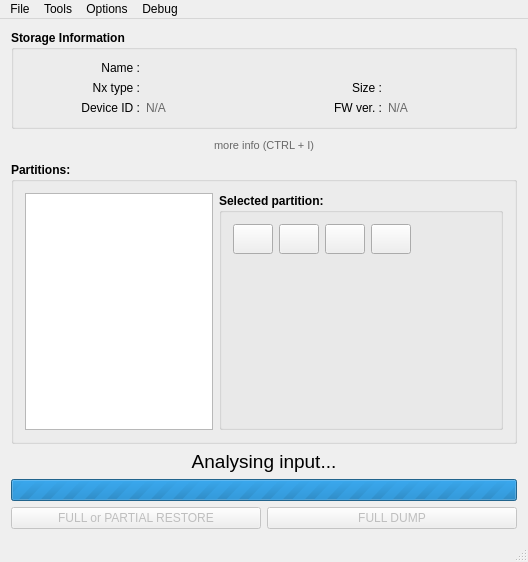
<?xml version="1.0" encoding="UTF-8"?>
<ui version="4.0">
 <class>MainWindow</class>
 <widget class="QMainWindow" name="MainWindow">
  <property name="geometry">
   <rect>
    <x>0</x>
    <y>0</y>
    <width>528</width>
    <height>562</height>
   </rect>
  </property>
  <property name="sizePolicy">
   <sizepolicy hsizetype="Preferred" vsizetype="Preferred">
    <horstretch>0</horstretch>
    <verstretch>0</verstretch>
   </sizepolicy>
  </property>
  <property name="minimumSize">
   <size>
    <width>300</width>
    <height>0</height>
   </size>
  </property>
  <property name="focusPolicy">
   <enum>Qt::NoFocus</enum>
  </property>
  <property name="windowTitle">
   <string> NxNandManager v5.50 by eliboa</string>
  </property>
  <property name="windowIcon">
   <iconset resource="application.qrc">
    <normaloff>:/images/logo.png</normaloff>:/images/logo.png</iconset>
  </property>
  <property name="locale">
   <locale language="English" country="UnitedStates"/>
  </property>
  <widget class="QWidget" name="centralWidget">
   <layout class="QVBoxLayout" name="verticalLayout">
    <item>
     <widget class="QGroupBox" name="groupBox">
      <property name="maximumSize">
       <size>
        <width>16777215</width>
        <height>100</height>
       </size>
      </property>
      <property name="font">
       <font>
        <weight>75</weight>
        <bold>true</bold>
       </font>
      </property>
      <property name="title">
       <string>Storage Information</string>
      </property>
      <property name="flat">
       <bool>false</bool>
      </property>
      <layout class="QGridLayout" name="gridLayout">
       <item row="0" column="0">
        <widget class="QLabel" name="filedisk_label">
         <property name="palette">
          <palette>
           <active>
            <colorrole role="WindowText">
             <brush brushstyle="SolidPattern">
              <color alpha="255">
               <red>0</red>
               <green>0</green>
               <blue>0</blue>
              </color>
             </brush>
            </colorrole>
            <colorrole role="Text">
             <brush brushstyle="SolidPattern">
              <color alpha="255">
               <red>104</red>
               <green>104</green>
               <blue>104</blue>
              </color>
             </brush>
            </colorrole>
            <colorrole role="PlaceholderText">
             <brush brushstyle="SolidPattern">
              <color alpha="128">
               <red>104</red>
               <green>104</green>
               <blue>104</blue>
              </color>
             </brush>
            </colorrole>
           </active>
           <inactive>
            <colorrole role="WindowText">
             <brush brushstyle="SolidPattern">
              <color alpha="255">
               <red>0</red>
               <green>0</green>
               <blue>0</blue>
              </color>
             </brush>
            </colorrole>
            <colorrole role="Text">
             <brush brushstyle="SolidPattern">
              <color alpha="255">
               <red>104</red>
               <green>104</green>
               <blue>104</blue>
              </color>
             </brush>
            </colorrole>
            <colorrole role="PlaceholderText">
             <brush brushstyle="SolidPattern">
              <color alpha="128">
               <red>104</red>
               <green>104</green>
               <blue>104</blue>
              </color>
             </brush>
            </colorrole>
           </inactive>
           <disabled>
            <colorrole role="WindowText">
             <brush brushstyle="SolidPattern">
              <color alpha="255">
               <red>120</red>
               <green>120</green>
               <blue>120</blue>
              </color>
             </brush>
            </colorrole>
            <colorrole role="Text">
             <brush brushstyle="SolidPattern">
              <color alpha="255">
               <red>120</red>
               <green>120</green>
               <blue>120</blue>
              </color>
             </brush>
            </colorrole>
            <colorrole role="PlaceholderText">
             <brush brushstyle="SolidPattern">
              <color alpha="128">
               <red>0</red>
               <green>0</green>
               <blue>0</blue>
              </color>
             </brush>
            </colorrole>
           </disabled>
          </palette>
         </property>
         <property name="font">
          <font>
           <weight>50</weight>
           <bold>false</bold>
          </font>
         </property>
         <property name="text">
          <string>Name :</string>
         </property>
         <property name="alignment">
          <set>Qt::AlignRight|Qt::AlignTrailing|Qt::AlignVCenter</set>
         </property>
        </widget>
       </item>
       <item row="0" column="1" colspan="3">
        <widget class="QLabel" name="filedisk_value">
         <property name="palette">
          <palette>
           <active>
            <colorrole role="WindowText">
             <brush brushstyle="SolidPattern">
              <color alpha="255">
               <red>104</red>
               <green>104</green>
               <blue>104</blue>
              </color>
             </brush>
            </colorrole>
           </active>
           <inactive>
            <colorrole role="WindowText">
             <brush brushstyle="SolidPattern">
              <color alpha="255">
               <red>104</red>
               <green>104</green>
               <blue>104</blue>
              </color>
             </brush>
            </colorrole>
           </inactive>
           <disabled>
            <colorrole role="WindowText">
             <brush brushstyle="SolidPattern">
              <color alpha="255">
               <red>120</red>
               <green>120</green>
               <blue>120</blue>
              </color>
             </brush>
            </colorrole>
           </disabled>
          </palette>
         </property>
         <property name="font">
          <font>
           <weight>50</weight>
           <bold>false</bold>
          </font>
         </property>
         <property name="text">
          <string/>
         </property>
        </widget>
       </item>
       <item row="1" column="0">
        <widget class="QLabel" name="nxtype_label">
         <property name="palette">
          <palette>
           <active>
            <colorrole role="WindowText">
             <brush brushstyle="SolidPattern">
              <color alpha="255">
               <red>0</red>
               <green>0</green>
               <blue>0</blue>
              </color>
             </brush>
            </colorrole>
           </active>
           <inactive>
            <colorrole role="WindowText">
             <brush brushstyle="SolidPattern">
              <color alpha="255">
               <red>0</red>
               <green>0</green>
               <blue>0</blue>
              </color>
             </brush>
            </colorrole>
           </inactive>
           <disabled>
            <colorrole role="WindowText">
             <brush brushstyle="SolidPattern">
              <color alpha="255">
               <red>120</red>
               <green>120</green>
               <blue>120</blue>
              </color>
             </brush>
            </colorrole>
           </disabled>
          </palette>
         </property>
         <property name="font">
          <font>
           <weight>50</weight>
           <bold>false</bold>
          </font>
         </property>
         <property name="text">
          <string>Nx type :</string>
         </property>
         <property name="alignment">
          <set>Qt::AlignRight|Qt::AlignTrailing|Qt::AlignVCenter</set>
         </property>
        </widget>
       </item>
       <item row="1" column="1">
        <widget class="QLabel" name="nxtype_value">
         <property name="palette">
          <palette>
           <active>
            <colorrole role="WindowText">
             <brush brushstyle="SolidPattern">
              <color alpha="255">
               <red>104</red>
               <green>104</green>
               <blue>104</blue>
              </color>
             </brush>
            </colorrole>
           </active>
           <inactive>
            <colorrole role="WindowText">
             <brush brushstyle="SolidPattern">
              <color alpha="255">
               <red>104</red>
               <green>104</green>
               <blue>104</blue>
              </color>
             </brush>
            </colorrole>
           </inactive>
           <disabled>
            <colorrole role="WindowText">
             <brush brushstyle="SolidPattern">
              <color alpha="255">
               <red>120</red>
               <green>120</green>
               <blue>120</blue>
              </color>
             </brush>
            </colorrole>
           </disabled>
          </palette>
         </property>
         <property name="font">
          <font>
           <weight>50</weight>
           <bold>false</bold>
          </font>
         </property>
         <property name="text">
          <string/>
         </property>
        </widget>
       </item>
       <item row="1" column="2">
        <widget class="QLabel" name="size_label">
         <property name="palette">
          <palette>
           <active>
            <colorrole role="WindowText">
             <brush brushstyle="SolidPattern">
              <color alpha="255">
               <red>0</red>
               <green>0</green>
               <blue>0</blue>
              </color>
             </brush>
            </colorrole>
           </active>
           <inactive>
            <colorrole role="WindowText">
             <brush brushstyle="SolidPattern">
              <color alpha="255">
               <red>0</red>
               <green>0</green>
               <blue>0</blue>
              </color>
             </brush>
            </colorrole>
           </inactive>
           <disabled>
            <colorrole role="WindowText">
             <brush brushstyle="SolidPattern">
              <color alpha="255">
               <red>120</red>
               <green>120</green>
               <blue>120</blue>
              </color>
             </brush>
            </colorrole>
           </disabled>
          </palette>
         </property>
         <property name="font">
          <font>
           <weight>50</weight>
           <bold>false</bold>
          </font>
         </property>
         <property name="text">
          <string>Size :</string>
         </property>
         <property name="alignment">
          <set>Qt::AlignRight|Qt::AlignTrailing|Qt::AlignVCenter</set>
         </property>
        </widget>
       </item>
       <item row="1" column="3">
        <widget class="QLabel" name="size_value">
         <property name="palette">
          <palette>
           <active>
            <colorrole role="WindowText">
             <brush brushstyle="SolidPattern">
              <color alpha="255">
               <red>104</red>
               <green>104</green>
               <blue>104</blue>
              </color>
             </brush>
            </colorrole>
           </active>
           <inactive>
            <colorrole role="WindowText">
             <brush brushstyle="SolidPattern">
              <color alpha="255">
               <red>104</red>
               <green>104</green>
               <blue>104</blue>
              </color>
             </brush>
            </colorrole>
           </inactive>
           <disabled>
            <colorrole role="WindowText">
             <brush brushstyle="SolidPattern">
              <color alpha="255">
               <red>120</red>
               <green>120</green>
               <blue>120</blue>
              </color>
             </brush>
            </colorrole>
           </disabled>
          </palette>
         </property>
         <property name="font">
          <font>
           <weight>50</weight>
           <bold>false</bold>
          </font>
         </property>
         <property name="text">
          <string/>
         </property>
        </widget>
       </item>
       <item row="2" column="0">
        <widget class="QLabel" name="deviceid_label">
         <property name="palette">
          <palette>
           <active>
            <colorrole role="WindowText">
             <brush brushstyle="SolidPattern">
              <color alpha="255">
               <red>0</red>
               <green>0</green>
               <blue>0</blue>
              </color>
             </brush>
            </colorrole>
           </active>
           <inactive>
            <colorrole role="WindowText">
             <brush brushstyle="SolidPattern">
              <color alpha="255">
               <red>0</red>
               <green>0</green>
               <blue>0</blue>
              </color>
             </brush>
            </colorrole>
           </inactive>
           <disabled>
            <colorrole role="WindowText">
             <brush brushstyle="SolidPattern">
              <color alpha="255">
               <red>120</red>
               <green>120</green>
               <blue>120</blue>
              </color>
             </brush>
            </colorrole>
           </disabled>
          </palette>
         </property>
         <property name="font">
          <font>
           <weight>50</weight>
           <bold>false</bold>
          </font>
         </property>
         <property name="text">
          <string>Device ID :</string>
         </property>
         <property name="alignment">
          <set>Qt::AlignRight|Qt::AlignTrailing|Qt::AlignVCenter</set>
         </property>
        </widget>
       </item>
       <item row="2" column="1">
        <widget class="QLabel" name="deviceid_value">
         <property name="palette">
          <palette>
           <active>
            <colorrole role="WindowText">
             <brush brushstyle="SolidPattern">
              <color alpha="255">
               <red>104</red>
               <green>104</green>
               <blue>104</blue>
              </color>
             </brush>
            </colorrole>
           </active>
           <inactive>
            <colorrole role="WindowText">
             <brush brushstyle="SolidPattern">
              <color alpha="255">
               <red>104</red>
               <green>104</green>
               <blue>104</blue>
              </color>
             </brush>
            </colorrole>
           </inactive>
           <disabled>
            <colorrole role="WindowText">
             <brush brushstyle="SolidPattern">
              <color alpha="255">
               <red>120</red>
               <green>120</green>
               <blue>120</blue>
              </color>
             </brush>
            </colorrole>
           </disabled>
          </palette>
         </property>
         <property name="font">
          <font>
           <weight>50</weight>
           <bold>false</bold>
          </font>
         </property>
         <property name="text">
          <string>N/A</string>
         </property>
        </widget>
       </item>
       <item row="2" column="2">
        <widget class="QLabel" name="fwversion_label">
         <property name="palette">
          <palette>
           <active>
            <colorrole role="WindowText">
             <brush brushstyle="SolidPattern">
              <color alpha="255">
               <red>0</red>
               <green>0</green>
               <blue>0</blue>
              </color>
             </brush>
            </colorrole>
           </active>
           <inactive>
            <colorrole role="WindowText">
             <brush brushstyle="SolidPattern">
              <color alpha="255">
               <red>0</red>
               <green>0</green>
               <blue>0</blue>
              </color>
             </brush>
            </colorrole>
           </inactive>
           <disabled>
            <colorrole role="WindowText">
             <brush brushstyle="SolidPattern">
              <color alpha="255">
               <red>120</red>
               <green>120</green>
               <blue>120</blue>
              </color>
             </brush>
            </colorrole>
           </disabled>
          </palette>
         </property>
         <property name="font">
          <font>
           <weight>50</weight>
           <bold>false</bold>
          </font>
         </property>
         <property name="text">
          <string>FW ver. :</string>
         </property>
         <property name="alignment">
          <set>Qt::AlignRight|Qt::AlignTrailing|Qt::AlignVCenter</set>
         </property>
        </widget>
       </item>
       <item row="2" column="3">
        <widget class="QLabel" name="fwversion_value">
         <property name="palette">
          <palette>
           <active>
            <colorrole role="WindowText">
             <brush brushstyle="SolidPattern">
              <color alpha="255">
               <red>104</red>
               <green>104</green>
               <blue>104</blue>
              </color>
             </brush>
            </colorrole>
           </active>
           <inactive>
            <colorrole role="WindowText">
             <brush brushstyle="SolidPattern">
              <color alpha="255">
               <red>104</red>
               <green>104</green>
               <blue>104</blue>
              </color>
             </brush>
            </colorrole>
           </inactive>
           <disabled>
            <colorrole role="WindowText">
             <brush brushstyle="SolidPattern">
              <color alpha="255">
               <red>120</red>
               <green>120</green>
               <blue>120</blue>
              </color>
             </brush>
            </colorrole>
           </disabled>
          </palette>
         </property>
         <property name="font">
          <font>
           <weight>50</weight>
           <bold>false</bold>
          </font>
         </property>
         <property name="text">
          <string>N/A</string>
         </property>
        </widget>
       </item>
      </layout>
     </widget>
    </item>
    <item>
     <widget class="QPushButton" name="moreinfo_button">
      <property name="palette">
       <palette>
        <active>
         <colorrole role="WindowText">
          <brush brushstyle="SolidPattern">
           <color alpha="255">
            <red>156</red>
            <green>156</green>
            <blue>156</blue>
           </color>
          </brush>
         </colorrole>
         <colorrole role="ButtonText">
          <brush brushstyle="SolidPattern">
           <color alpha="255">
            <red>104</red>
            <green>104</green>
            <blue>104</blue>
           </color>
          </brush>
         </colorrole>
        </active>
        <inactive>
         <colorrole role="WindowText">
          <brush brushstyle="SolidPattern">
           <color alpha="255">
            <red>156</red>
            <green>156</green>
            <blue>156</blue>
           </color>
          </brush>
         </colorrole>
         <colorrole role="ButtonText">
          <brush brushstyle="SolidPattern">
           <color alpha="255">
            <red>104</red>
            <green>104</green>
            <blue>104</blue>
           </color>
          </brush>
         </colorrole>
        </inactive>
        <disabled>
         <colorrole role="WindowText">
          <brush brushstyle="SolidPattern">
           <color alpha="255">
            <red>120</red>
            <green>120</green>
            <blue>120</blue>
           </color>
          </brush>
         </colorrole>
         <colorrole role="ButtonText">
          <brush brushstyle="SolidPattern">
           <color alpha="255">
            <red>120</red>
            <green>120</green>
            <blue>120</blue>
           </color>
          </brush>
         </colorrole>
        </disabled>
       </palette>
      </property>
      <property name="font">
       <font>
        <pointsize>8</pointsize>
        <italic>false</italic>
       </font>
      </property>
      <property name="cursor">
       <cursorShape>PointingHandCursor</cursorShape>
      </property>
      <property name="text">
       <string>more info (CTRL + I)</string>
      </property>
      <property name="flat">
       <bool>true</bool>
      </property>
     </widget>
    </item>
    <item>
     <widget class="QGroupBox" name="partitionsGrp">
      <property name="font">
       <font>
        <weight>75</weight>
        <bold>true</bold>
       </font>
      </property>
      <property name="title">
       <string>Partitions:</string>
      </property>
      <layout class="QGridLayout" name="gridLayout_2">
       <item row="0" column="0">
        <widget class="QTableWidget" name="partition_table">
         <property name="minimumSize">
          <size>
           <width>160</width>
           <height>0</height>
          </size>
         </property>
         <property name="frameShape">
          <enum>QFrame::StyledPanel</enum>
         </property>
         <property name="horizontalScrollBarPolicy">
          <enum>Qt::ScrollBarAlwaysOff</enum>
         </property>
         <property name="sizeAdjustPolicy">
          <enum>QAbstractScrollArea::AdjustToContentsOnFirstShow</enum>
         </property>
         <property name="autoScrollMargin">
          <number>6</number>
         </property>
         <property name="editTriggers">
          <set>QAbstractItemView::NoEditTriggers</set>
         </property>
         <property name="dragDropOverwriteMode">
          <bool>false</bool>
         </property>
         <property name="selectionMode">
          <enum>QAbstractItemView::SingleSelection</enum>
         </property>
         <property name="selectionBehavior">
          <enum>QAbstractItemView::SelectRows</enum>
         </property>
         <property name="showGrid">
          <bool>false</bool>
         </property>
         <property name="columnCount">
          <number>1</number>
         </property>
         <attribute name="horizontalHeaderVisible">
          <bool>false</bool>
         </attribute>
         <attribute name="verticalHeaderVisible">
          <bool>false</bool>
         </attribute>
         <column/>
        </widget>
       </item>
       <item row="0" column="1">
        <widget class="QGroupBox" name="selPartGrp">
         <property name="minimumSize">
          <size>
           <width>0</width>
           <height>0</height>
          </size>
         </property>
         <property name="title">
          <string>Selected partition:</string>
         </property>
         <layout class="QVBoxLayout" name="verticalLayout_2">
          <item>
           <layout class="QHBoxLayout" name="horizontalLayout_2">
            <property name="sizeConstraint">
             <enum>QLayout::SetMinimumSize</enum>
            </property>
            <item>
             <widget class="QPushButton" name="partQDumpBtn">
              <property name="sizePolicy">
               <sizepolicy hsizetype="Fixed" vsizetype="Fixed">
                <horstretch>0</horstretch>
                <verstretch>0</verstretch>
               </sizepolicy>
              </property>
              <property name="minimumSize">
               <size>
                <width>30</width>
                <height>30</height>
               </size>
              </property>
              <property name="toolTip">
               <string>Quick dump</string>
              </property>
              <property name="statusTip">
               <string>Save as file...</string>
              </property>
              <property name="text">
               <string/>
              </property>
              <property name="icon">
               <iconset resource="application.qrc">
                <normaloff>:/images/save.png</normaloff>:/images/save.png</iconset>
              </property>
              <property name="flat">
               <bool>false</bool>
              </property>
             </widget>
            </item>
            <item>
             <widget class="QPushButton" name="partADumpBtn">
              <property name="sizePolicy">
               <sizepolicy hsizetype="Fixed" vsizetype="Fixed">
                <horstretch>0</horstretch>
                <verstretch>0</verstretch>
               </sizepolicy>
              </property>
              <property name="minimumSize">
               <size>
                <width>30</width>
                <height>30</height>
               </size>
              </property>
              <property name="toolTip">
               <string>Advanced copy</string>
              </property>
              <property name="statusTip">
               <string>Advanced copy</string>
              </property>
              <property name="text">
               <string/>
              </property>
              <property name="icon">
               <iconset resource="application.qrc">
                <normaloff>:/images/save_advanced.png</normaloff>:/images/save_advanced.png</iconset>
              </property>
              <property name="flat">
               <bool>false</bool>
              </property>
             </widget>
            </item>
            <item>
             <widget class="QPushButton" name="partRestoreBtn">
              <property name="sizePolicy">
               <sizepolicy hsizetype="Fixed" vsizetype="Fixed">
                <horstretch>0</horstretch>
                <verstretch>0</verstretch>
               </sizepolicy>
              </property>
              <property name="minimumSize">
               <size>
                <width>30</width>
                <height>30</height>
               </size>
              </property>
              <property name="toolTip">
               <string>Restore from file</string>
              </property>
              <property name="statusTip">
               <string>Restore from file</string>
              </property>
              <property name="text">
               <string/>
              </property>
              <property name="icon">
               <iconset resource="application.qrc">
                <normaloff>:/images/restore.png</normaloff>:/images/restore.png</iconset>
              </property>
              <property name="flat">
               <bool>false</bool>
              </property>
             </widget>
            </item>
            <item>
             <widget class="QPushButton" name="partCustom1Btn">
              <property name="enabled">
               <bool>true</bool>
              </property>
              <property name="sizePolicy">
               <sizepolicy hsizetype="Fixed" vsizetype="Fixed">
                <horstretch>0</horstretch>
                <verstretch>0</verstretch>
               </sizepolicy>
              </property>
              <property name="minimumSize">
               <size>
                <width>30</width>
                <height>30</height>
               </size>
              </property>
              <property name="toolTip">
               <string/>
              </property>
              <property name="statusTip">
               <string/>
              </property>
              <property name="text">
               <string/>
              </property>
              <property name="flat">
               <bool>false</bool>
              </property>
             </widget>
            </item>
            <item>
             <spacer name="horizontalSpacer">
              <property name="orientation">
               <enum>Qt::Horizontal</enum>
              </property>
              <property name="sizeHint" stdset="0">
               <size>
                <width>40</width>
                <height>20</height>
               </size>
              </property>
             </spacer>
            </item>
           </layout>
          </item>
          <item>
           <widget class="QTableWidget" name="properties_table">
            <property name="enabled">
             <bool>true</bool>
            </property>
            <property name="autoFillBackground">
             <bool>true</bool>
            </property>
            <property name="styleSheet">
             <string notr="true">QTableWidget {background-color: transparent;}
QHeaderView::section {background-color: transparent;}
QHeaderView {background-color: transparent;}
QTableCornerButton::section {background-color: transparent;}</string>
            </property>
            <property name="frameShape">
             <enum>QFrame::Box</enum>
            </property>
            <property name="editTriggers">
             <set>QAbstractItemView::NoEditTriggers</set>
            </property>
            <property name="selectionMode">
             <enum>QAbstractItemView::NoSelection</enum>
            </property>
            <property name="showGrid">
             <bool>false</bool>
            </property>
            <property name="wordWrap">
             <bool>true</bool>
            </property>
            <property name="cornerButtonEnabled">
             <bool>false</bool>
            </property>
            <property name="columnCount">
             <number>2</number>
            </property>
            <attribute name="horizontalHeaderVisible">
             <bool>false</bool>
            </attribute>
            <attribute name="horizontalHeaderDefaultSectionSize">
             <number>90</number>
            </attribute>
            <attribute name="verticalHeaderVisible">
             <bool>false</bool>
            </attribute>
            <column/>
            <column/>
           </widget>
          </item>
         </layout>
        </widget>
       </item>
      </layout>
     </widget>
    </item>
    <item>
     <widget class="QLabel" name="analysingLbl">
      <property name="font">
       <font>
        <pointsize>14</pointsize>
       </font>
      </property>
      <property name="text">
       <string>&lt;html&gt;&lt;head/&gt;&lt;body&gt;&lt;p&gt;&lt;span style=&quot; font-size:14pt;&quot;&gt;Analysing input...&lt;/span&gt;&lt;/p&gt;&lt;/body&gt;&lt;/html&gt;</string>
      </property>
      <property name="alignment">
       <set>Qt::AlignCenter</set>
      </property>
     </widget>
    </item>
    <item>
     <widget class="QProgressBar" name="loadingBar">
      <property name="maximum">
       <number>0</number>
      </property>
      <property name="value">
       <number>0</number>
      </property>
      <property name="textVisible">
       <bool>false</bool>
      </property>
     </widget>
    </item>
    <item>
     <layout class="QHBoxLayout" name="horizontalLayout">
      <item>
       <widget class="QPushButton" name="fullrestore_button">
        <property name="enabled">
         <bool>false</bool>
        </property>
        <property name="sizePolicy">
         <sizepolicy hsizetype="Expanding" vsizetype="Fixed">
          <horstretch>0</horstretch>
          <verstretch>0</verstretch>
         </sizepolicy>
        </property>
        <property name="minimumSize">
         <size>
          <width>0</width>
          <height>10</height>
         </size>
        </property>
        <property name="toolTip">
         <string>Restore from file...</string>
        </property>
        <property name="statusTip">
         <string>Restore from file...</string>
        </property>
        <property name="accessibleName">
         <string>full restore</string>
        </property>
        <property name="text">
         <string>FULL or PARTIAL RESTORE</string>
        </property>
        <property name="shortcut">
         <string>Backspace, Return</string>
        </property>
       </widget>
      </item>
      <item>
       <widget class="QPushButton" name="rawdump_button">
        <property name="enabled">
         <bool>false</bool>
        </property>
        <property name="sizePolicy">
         <sizepolicy hsizetype="Expanding" vsizetype="Fixed">
          <horstretch>0</horstretch>
          <verstretch>0</verstretch>
         </sizepolicy>
        </property>
        <property name="focusPolicy">
         <enum>Qt::StrongFocus</enum>
        </property>
        <property name="toolTip">
         <string>Saves as file...</string>
        </property>
        <property name="statusTip">
         <string>Save as file...</string>
        </property>
        <property name="accessibleName">
         <string>full dump</string>
        </property>
        <property name="accessibleDescription">
         <string>Full dump</string>
        </property>
        <property name="text">
         <string>FULL DUMP</string>
        </property>
        <property name="shortcut">
         <string>Backspace, Return</string>
        </property>
       </widget>
      </item>
     </layout>
    </item>
   </layout>
   <zorder>groupBox</zorder>
   <zorder>partitionsGrp</zorder>
   <zorder>analysingLbl</zorder>
   <zorder>loadingBar</zorder>
   <zorder>moreinfo_button</zorder>
  </widget>
  <widget class="QMenuBar" name="menuBar">
   <property name="geometry">
    <rect>
     <x>0</x>
     <y>0</y>
     <width>528</width>
     <height>21</height>
    </rect>
   </property>
   <widget class="QMenu" name="menuFile">
    <property name="title">
     <string>File</string>
    </property>
    <addaction name="actionOpenFile"/>
    <addaction name="actionOpenDrive"/>
    <addaction name="actionCloseFileDrive"/>
    <addaction name="separator"/>
    <addaction name="actionSaveAs"/>
    <addaction name="actionSaveAsAdvanced"/>
    <addaction name="actionDecryptSaveAs"/>
    <addaction name="actionEncryptSaveAs"/>
    <addaction name="actionRestore"/>
    <addaction name="separator"/>
    <addaction name="actionProperties"/>
   </widget>
   <widget class="QMenu" name="menuTools">
    <property name="title">
     <string>Options</string>
    </property>
    <addaction name="actionConfigureKeyset"/>
    <addaction name="actionRestartDebug"/>
   </widget>
   <widget class="QMenu" name="menuDebug">
    <property name="title">
     <string>Debug</string>
    </property>
    <addaction name="actionDebug_console"/>
   </widget>
   <widget class="QMenu" name="menuTools_2">
    <property name="title">
     <string>Tools</string>
    </property>
    <addaction name="actionIncognito"/>
    <addaction name="actionautoRCM"/>
    <addaction name="actionResize"/>
    <addaction name="actionCreateEmunand"/>
    <addaction name="actionDumpRawnandOnly"/>
   </widget>
   <addaction name="menuFile"/>
   <addaction name="menuTools_2"/>
   <addaction name="menuTools"/>
   <addaction name="menuDebug"/>
  </widget>
  <widget class="QStatusBar" name="statusBar"/>
  <action name="actionOpenFile">
   <property name="icon">
    <iconset resource="application.qrc">
     <normaloff>:/images/open.png</normaloff>:/images/open.png</iconset>
   </property>
   <property name="text">
    <string>Open file</string>
   </property>
   <property name="toolTip">
    <string>Open an existing file</string>
   </property>
   <property name="statusTip">
    <string>Open an existing file</string>
   </property>
   <property name="shortcut">
    <string>Ctrl+O</string>
   </property>
  </action>
  <action name="actionOpenDrive">
   <property name="icon">
    <iconset resource="application.qrc">
     <normaloff>:/images/drive.png</normaloff>:/images/drive.png</iconset>
   </property>
   <property name="text">
    <string>Open drive</string>
   </property>
   <property name="toolTip">
    <string>Open a physical drive</string>
   </property>
   <property name="statusTip">
    <string>Open a physical drive</string>
   </property>
   <property name="shortcut">
    <string>Ctrl+D</string>
   </property>
  </action>
  <action name="actionProperties">
   <property name="enabled">
    <bool>false</bool>
   </property>
   <property name="text">
    <string>Properties</string>
   </property>
   <property name="toolTip">
    <string>Display useful information about current file/drive</string>
   </property>
   <property name="statusTip">
    <string>Display useful information about current file/drive</string>
   </property>
   <property name="shortcut">
    <string>Ctrl+I</string>
   </property>
  </action>
  <action name="actionConfigureKeyset">
   <property name="icon">
    <iconset resource="application.qrc">
     <normaloff>:/images/keyset.png</normaloff>:/images/keyset.png</iconset>
   </property>
   <property name="text">
    <string>Configure keyset</string>
   </property>
   <property name="toolTip">
    <string>Configure keyset to encrypt/decrypt NAND</string>
   </property>
   <property name="statusTip">
    <string>Configure keyset to encrypt/decrypt NAND</string>
   </property>
   <property name="shortcut">
    <string>Ctrl+K</string>
   </property>
  </action>
  <action name="actionSaveAs">
   <property name="enabled">
    <bool>false</bool>
   </property>
   <property name="icon">
    <iconset resource="application.qrc">
     <normaloff>:/images/save.png</normaloff>:/images/save.png</iconset>
   </property>
   <property name="text">
    <string>Save as... (raw dump)</string>
   </property>
   <property name="iconText">
    <string>Dump as file...</string>
   </property>
   <property name="toolTip">
    <string>Dump as file...</string>
   </property>
   <property name="statusTip">
    <string>Dump as file...</string>
   </property>
   <property name="shortcut">
    <string>Ctrl+S</string>
   </property>
   <property name="visible">
    <bool>true</bool>
   </property>
  </action>
  <action name="actionDecryptSaveAs">
   <property name="enabled">
    <bool>false</bool>
   </property>
   <property name="icon">
    <iconset resource="application.qrc">
     <normaloff>:/images/decrypt.png</normaloff>:/images/decrypt.png</iconset>
   </property>
   <property name="text">
    <string>Decrypt and Save as...</string>
   </property>
   <property name="toolTip">
    <string>Decrypt &amp; Dump as file...</string>
   </property>
   <property name="statusTip">
    <string>Decrypt &amp; Dump as file...</string>
   </property>
   <property name="shortcut">
    <string>Ctrl+Shift+D</string>
   </property>
  </action>
  <action name="actionEncryptSaveAs">
   <property name="enabled">
    <bool>false</bool>
   </property>
   <property name="icon">
    <iconset resource="application.qrc">
     <normaloff>:/images/encrypt.png</normaloff>:/images/encrypt.png</iconset>
   </property>
   <property name="text">
    <string>Encrypt and Save as...</string>
   </property>
   <property name="toolTip">
    <string>Encrypt &amp; Dump as file...</string>
   </property>
   <property name="statusTip">
    <string>Encrypt &amp; Dump as file...</string>
   </property>
   <property name="shortcut">
    <string>Ctrl+Shift+E</string>
   </property>
  </action>
  <action name="actionRestore">
   <property name="enabled">
    <bool>false</bool>
   </property>
   <property name="icon">
    <iconset resource="application.qrc">
     <normaloff>:/images/restore.png</normaloff>:/images/restore.png</iconset>
   </property>
   <property name="text">
    <string>Restore from file...</string>
   </property>
   <property name="toolTip">
    <string>Full restore from file...</string>
   </property>
   <property name="statusTip">
    <string>Full restore from file...</string>
   </property>
   <property name="shortcut">
    <string>Ctrl+R</string>
   </property>
  </action>
  <action name="actionIncognito">
   <property name="enabled">
    <bool>false</bool>
   </property>
   <property name="icon">
    <iconset resource="application.qrc">
     <normaloff>:/images/incognito.png</normaloff>:/images/incognito.png</iconset>
   </property>
   <property name="text">
    <string>Incognito (PRODINFO)</string>
   </property>
   <property name="toolTip">
    <string>Wipe all console unique id's from CAL0</string>
   </property>
   <property name="statusTip">
    <string>Wipe all console unique id's from CAL0</string>
   </property>
   <property name="shortcut">
    <string>Ctrl+Shift+I</string>
   </property>
  </action>
  <action name="actionautoRCM">
   <property name="enabled">
    <bool>false</bool>
   </property>
   <property name="icon">
    <iconset resource="application.qrc">
     <normaloff>:/images/autorcm.png</normaloff>:/images/autorcm.png</iconset>
   </property>
   <property name="text">
    <string>Toggle autoRCM (BOOT0)</string>
   </property>
   <property name="toolTip">
    <string>Enable/Disable autoRCM (BOOT0 only)</string>
   </property>
   <property name="statusTip">
    <string>Enable/Disable autoRCM (BOOT0 only)</string>
   </property>
   <property name="shortcut">
    <string>Ctrl+A</string>
   </property>
  </action>
  <action name="actionResize">
   <property name="enabled">
    <bool>false</bool>
   </property>
   <property name="icon">
    <iconset resource="application.qrc">
     <normaloff>:/images/resize.png</normaloff>:/images/resize.png</iconset>
   </property>
   <property name="text">
    <string>Resize NAND (RAWNAND, FULL NAND)</string>
   </property>
   <property name="toolTip">
    <string>Resize USER partition</string>
   </property>
   <property name="statusTip">
    <string>Resize USER partition</string>
   </property>
   <property name="shortcut">
    <string>Ctrl+Shift+R</string>
   </property>
  </action>
  <action name="actionDumpRawnandOnly">
   <property name="enabled">
    <bool>false</bool>
   </property>
   <property name="text">
    <string>Dump RAWNAND only (FULL NAND)</string>
   </property>
   <property name="toolTip">
    <string>Dump RAWNAND from FULL NAND</string>
   </property>
   <property name="statusTip">
    <string>Dump RAWNAND from FULL NAND</string>
   </property>
  </action>
  <action name="actionCreateEmunand">
   <property name="enabled">
    <bool>false</bool>
   </property>
   <property name="icon">
    <iconset resource="application.qrc">
     <normaloff>:/images/emunand.png</normaloff>:/images/emunand.png</iconset>
   </property>
   <property name="text">
    <string>Emunand Creation Tool (RAWNAND, FULL NAND)</string>
   </property>
  </action>
  <action name="actionSaveAsAdvanced">
   <property name="enabled">
    <bool>false</bool>
   </property>
   <property name="icon">
    <iconset resource="application.qrc">
     <normaloff>:/images/save.png</normaloff>:/images/save.png</iconset>
   </property>
   <property name="text">
    <string>Save as... (advanced)</string>
   </property>
   <property name="shortcut">
    <string>Ctrl+Shift+S</string>
   </property>
  </action>
  <action name="actionDebug_console">
   <property name="text">
    <string>Console</string>
   </property>
  </action>
  <action name="actionCloseFileDrive">
   <property name="enabled">
    <bool>false</bool>
   </property>
   <property name="text">
    <string>Close file/drive</string>
   </property>
   <property name="statusTip">
    <string>Close current file/drive</string>
   </property>
   <property name="shortcut">
    <string>Ctrl+Shift+C</string>
   </property>
  </action>
  <action name="actionRestartDebug">
   <property name="text">
    <string>Restart program in debug mode</string>
   </property>
  </action>
  <action name="actionConfigureHactool">
   <property name="text">
    <string>Configure hactool</string>
   </property>
  </action>
 </widget>
 <layoutdefault spacing="6" margin="11"/>
 <resources>
  <include location="application.qrc"/>
 </resources>
 <connections/>
</ui>
